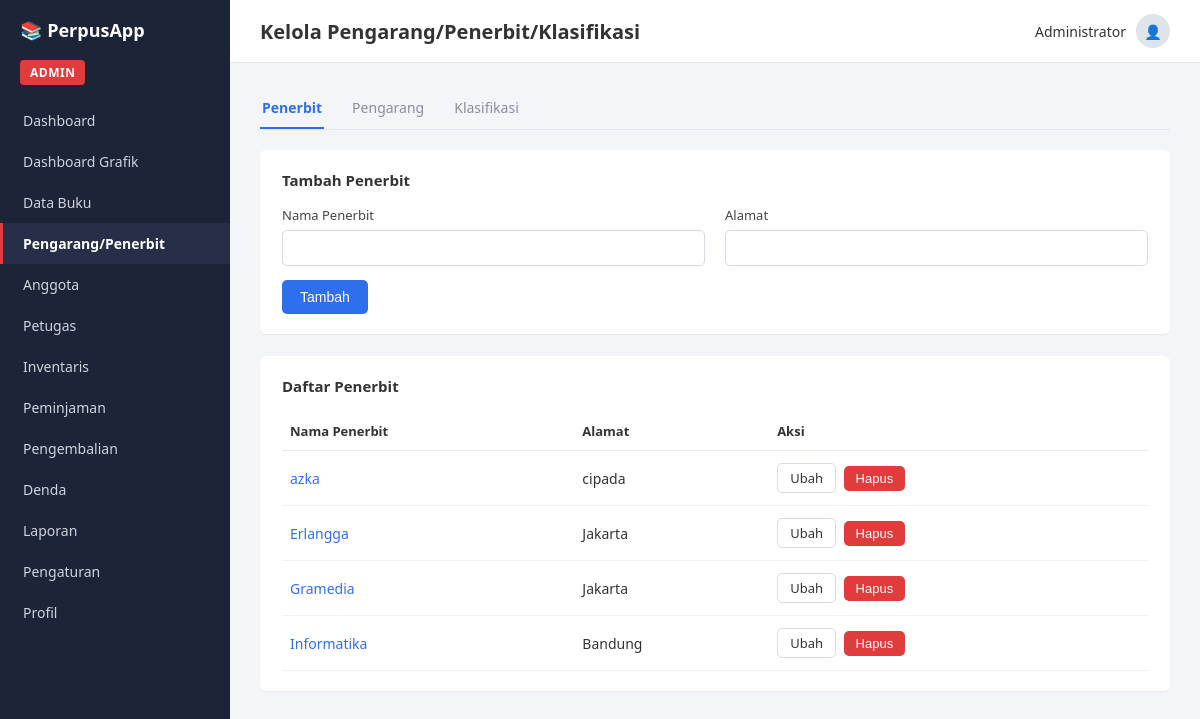
Page /pengarang_penerbit.php on the committed database.
### tables this page shows
CREATE TABLE `penerbit` (
  `kd_penerbit` int(11) NOT NULL,
  `nm_penerbit` varchar(150) NOT NULL,
  `alamat` text DEFAULT NULL
);

### pengarang_penerbit.php (the view, shortened to what this page needs)
<?php
require 'config.php';
$tab = $_GET['tab'] ?? 'penerbit';
$penerbitList = $pdo->query("SELECT * FROM penerbit ORDER BY nm_penerbit ASC")->fetchAll();
$editPenerbit = null;
?>
<!DOCTYPE html>
<html lang="id">
<head>
<link rel="stylesheet" href="assets/style.css">
</head>
<body>
<div class="layout">
    <?php include 'includes/sidebar.php'; ?>
    <div class="main">
        <?php include 'includes/header.php'; ?>
        <div class="content">
            <div class="tabs">
                <a href="?tab=penerbit" class="<?= $tab === 'penerbit' ? 'active' : '' ?>">Penerbit</a>
                <a href="?tab=pengarang" class="<?= $tab === 'pengarang' ? 'active' : '' ?>">Pengarang</a>
                <a href="?tab=klasifikasi" class="<?= $tab === 'klasifikasi' ? 'active' : '' ?>">Klasifikasi</a>
            </div>
            <?php if ($tab === 'penerbit'): ?>
                <div class="card">
                    <h2><?= $editPenerbit ? 'Ubah Penerbit' : 'Tambah Penerbit' ?></h2>
                    <form method="post">
                        <div class="form-row">
                            <div class="form-group">
                                <label>Nama Penerbit</label>
                                <input type="text" name="nm_penerbit" required value="<?= htmlspecialchars($editPenerbit['nm_penerbit'] ?? '') ?>">
                            </div>
                            <div class="form-group">
                                <label>Alamat</label>
                                <input type="text" name="alamat" value="<?= htmlspecialchars($editPenerbit['alamat'] ?? '') ?>">
                            </div>
                        </div>
                        <button type="submit" name="<?= $editPenerbit ? 'edit' : 'add' ?>" class="btn btn-primary">
                            <?= $editPenerbit ? 'Simpan Perubahan' : 'Tambah' ?>
                        </button>
                    </form>
                </div>
                <div class="card">
                    <h2>Daftar Penerbit</h2>
                    <table>
                        <thead><tr><th>Nama Penerbit</th><th>Alamat</th><th>Aksi</th></tr></thead>
                        <tbody>
                        <?php foreach ($penerbitList as $row): ?>
                            <tr>
                                <td class="link-name"><?= htmlspecialchars($row['nm_penerbit']) ?></td>
                                <td><?= htmlspecialchars($row['alamat']) ?></td>
                                <td>
                                    <a class="btn btn-outline btn-sm" href="?tab=penerbit&edit_id=<?= $row['kd_penerbit'] ?>">Ubah</a>
                                    <form method="post" style="display:inline" onsubmit="return confirm('Hapus penerbit ini?');">
                                        <button type="submit" name="delete" class="btn btn-danger btn-sm">Hapus</button>
                                    </form>
                                </td>
                            </tr>
                        <?php endforeach; ?>
                        </tbody>
                    </table>
                </div>
            <?php endif; ?>
        </div>
    </div>
</div>
</body>
</html>

### assets/style.css (style rules this page uses)
* { box-sizing: border-box; }
body { margin: 0; font-family: 'Segoe UI', Arial, sans-serif; background: #f3f5f9; color: #333; }
.layout { display: flex; min-height: 100vh; }
.main { flex: 1; display: flex; flex-direction: column; min-width: 0; }
.content { padding: 25px 30px; }
.card { background: #fff; border-radius: 6px; padding: 20px 22px; margin-bottom: 22px; box-shadow: 0 1px 2px rgba(0,0,0,0.05); }
.card h2 { font-size: 15px; margin: 0 0 16px 0; }
.tabs { display: flex; gap: 26px; border-bottom: 1px solid #e5e8ee; margin-bottom: 20px; }
.tabs a { padding: 10px 2px; text-decoration: none; color: #8a8f9c; font-size: 14px; border-bottom: 2px solid transparent; }
.tabs a.active { color: #2f6fed; border-bottom-color: #2f6fed; font-weight: 600; }
.form-row { display: flex; gap: 20px; flex-wrap: wrap; margin-bottom: 14px; }
.form-group { flex: 1; min-width: 200px; }
.form-group label { display: block; font-size: 13px; margin-bottom: 6px; color: #444; }
.form-group input, .form-group select, .form-group textarea { width: 100%; padding: 9px 12px; border: 1px solid #d7dbe3; border-radius: 5px; font-size: 14px; }
.btn { display: inline-block; border: none; padding: 9px 18px; border-radius: 5px; font-size: 14px; cursor: pointer; text-decoration: none; }
.btn-primary { background: #2f6fed; color: #fff; }
.btn-outline { background: #fff; border: 1px solid #d7dbe3; color: #333; }
.btn-danger { background: #e13c3c; color: #fff; }
.btn-sm { padding: 5px 12px; font-size: 13px; margin-right: 4px; }
table { width: 100%; border-collapse: collapse; }
thead th { text-align: left; font-size: 13px; color: #333; padding: 10px 8px; border-bottom: 1px solid #e5e8ee; }
tbody td { padding: 12px 8px; font-size: 14px; border-bottom: 1px solid #f0f2f6; color: #333; }
.link-name { color: #2f6fed; }

### rows in the picture
penerbit: nm_penerbit "azka", alamat "cipada"
penerbit: nm_penerbit "Erlangga", alamat "Jakarta"
penerbit: nm_penerbit "Gramedia", alamat "Jakarta"
penerbit: nm_penerbit "Informatika", alamat "Bandung"

### other values in the picture
$item['label'] "Dashboard"
$item['label'] "Dashboard Grafik"
$item['label'] "Data Buku"
$item['label'] "Pengarang/Penerbit"
$item['label'] "Anggota"
$item['label'] "Petugas"
$item['label'] "Inventaris"
$item['label'] "Peminjaman"
$item['label'] "Pengembalian"
$item['label'] "Denda"
$item['label'] "Laporan"
$item['label'] "Pengaturan"
$item['label'] "Profil"
$pageTitle "Kelola Pengarang/Penerbit/Klasifikasi"
